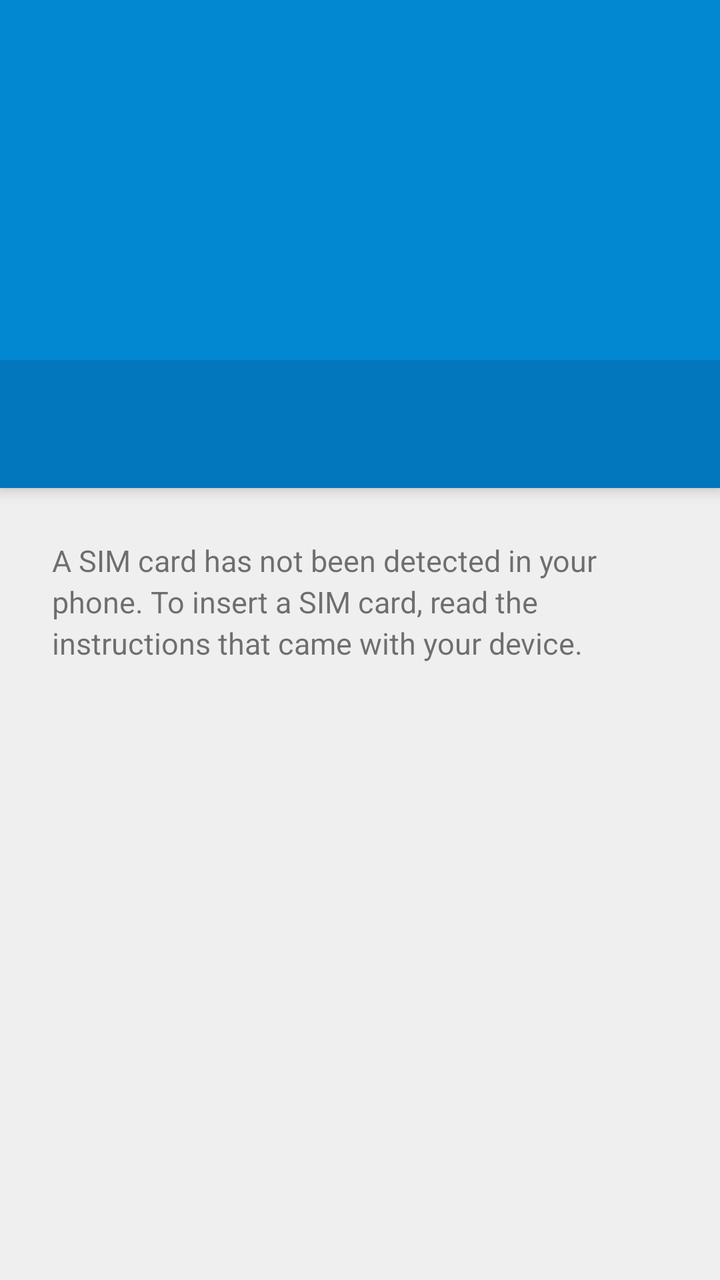
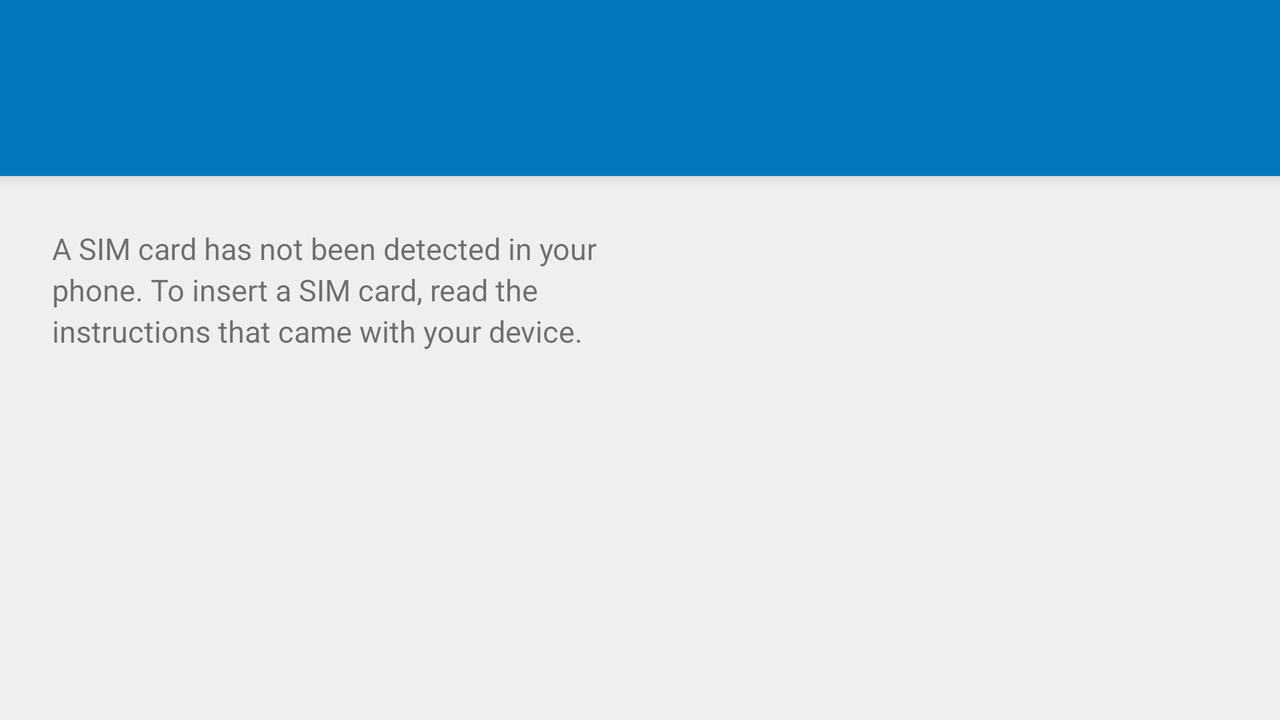

One screen, two layout resources from the same app: the default and the repository's alternative for another configuration. Each is rendered where Android would select it; the XML of both is given below.
<!-- AndroidManifest.xml: application theme Theme.Setup -->
<!-- res/layout/sim_missing_page.xml -->
<?xml version="1.0" encoding="utf-8"?>
<LinearLayout xmlns:android="http://schemas.android.com/apk/res/android"
              android:orientation="vertical"
              android:layout_width="match_parent"
              android:layout_height="match_parent">

    <include layout="@layout/header" />

    <FrameLayout android:id="@+id/page"
                 android:layout_width="match_parent"
                 android:layout_height="0dp"
                 android:layout_weight="1">

        <LinearLayout
            android:orientation="vertical"
            android:layout_width="match_parent"
            android:layout_height="match_parent"
            style="@style/PageContent">

            <TextView
                android:layout_width="match_parent"
                android:layout_height="wrap_content"
                android:id="@+id/sim_missing"
                style="@style/PageSummaryText"
                android:textSize="15sp"
                android:layout_marginBottom="@dimen/summary_margin_bottom"
                android:paddingLeft="@dimen/content_margin_left"
                android:paddingRight="@dimen/content_margin_right"
                android:text="@string/sim_missing_summary" />

            <ImageView
                android:id="@+id/sim_slot_image"
                android:layout_width="match_parent"
                android:layout_height="0px"
                android:layout_weight="1"
                android:scaleType="fitEnd"
                android:src="@drawable/sim"/>

        </LinearLayout>
    </FrameLayout>
</LinearLayout>
<!-- res/layout/header.xml (included above) -->
<?xml version="1.0" encoding="utf-8"?>
<RelativeLayout xmlns:android="http://schemas.android.com/apk/res/android"
                android:id="@+id/header"
                android:layout_width="match_parent"
                android:layout_height="@dimen/header_height"
                android:background="@color/header_bg"
                style="@style/Header">

    <TextView
        android:layout_width="match_parent"
        android:layout_height="@dimen/page_title_height"
        style="@style/PageTitle" />

</RelativeLayout>
<!-- resources referenced by this layout -->
<resources>
  <color name="header_bg">@color/primary</color>
  <dimen name="content_margin_left">26dp</dimen>
  <dimen name="content_margin_right">14dp</dimen>
  <dimen name="header_height">244dp</dimen>
  <dimen name="page_title_height">64dp</dimen>
  <dimen name="summary_margin_bottom">20dp</dimen>
  <string name="sim_missing_summary" product="tablet">A SIM card has not been detected in your tablet. To insert a SIM card, read the instructions that came with your device.</string>
  <style name="Header">
          <item name="android:elevation">4dp</item>
      </style>
  <style name="PageContent">
          <item name="android:background">@color/page_background</item>
          <item name="android:paddingTop">@dimen/content_margin_top</item>
      </style>
  <style name="PageSummaryText">
          <item name="android:id">@android:id/summary</item>
          <item name="android:lineSpacingExtra">@dimen/setup_line_spacing</item>
      </style>
  <style name="PageTitle">
          <item name="android:id">@android:id/title</item>
          <item name="android:textSize">22sp</item>
          <item name="android:textColor">@color/white</item>
          <item name="android:background">@color/primary_dark</item>
          <item name="android:layout_alignParentBottom">true</item>
          <item name="android:gravity">left|center_vertical</item>
          <item name="android:paddingLeft">@dimen/header_title_margin_left</item>
      </style>
  <color name="primary">#0288d1</color>
  <color name="page_background">#efefef</color>
  <dimen name="content_margin_top">26dp</dimen>
  <dimen name="setup_line_spacing">3sp</dimen>
  <color name="white">#ffffff</color>
  <color name="primary_dark">#0277bd</color>
  <dimen name="header_title_margin_left">26dp</dimen>
  <color name="accent">#0288d1</color>
  <style name="ActivityAnimations" parent="@android:style/Animation.Activity">
          <item name="android:activityOpenEnterAnimation">@anim/translucent_enter</item>
          <item name="android:activityOpenExitAnimation">@anim/translucent_exit</item>
          <item name="android:activityCloseEnterAnimation">@anim/translucent_enter</item>
          <item name="android:activityCloseExitAnimation">@anim/translucent_exit</item>
          <item name="android:taskToFrontEnterAnimation">@anim/translucent_enter</item>
          <item name="android:taskToFrontExitAnimation">@anim/translucent_exit</item>
          <item name="android:taskToBackEnterAnimation">@anim/translucent_enter</item>
          <item name="android:taskToBackExitAnimation">@anim/translucent_exit</item>
      </style>
  <style name="LocaleWidget.Material.LocalePicker" parent="LocaleWidget.LocalePicker">
          <item name="solidColor">@android:color/transparent</item>
          <item name="selectionDivider">@drawable/divider</item>
          <item name="selectionDividerHeight">1dip</item>
          <item name="internalLayout">@layout/locale_picker</item>
          <item name="internalMinWidth">64dip</item>
          <item name="internalMaxHeight">180dip</item>
          <item name="virtualButtonPressedDrawable">@null</item>
      </style>
  <style name="LocaleWidget.LocalePicker">
          <item name="android:orientation">vertical</item>
          <item name="android:fadingEdge">vertical</item>
          <item name="android:fadingEdgeLength">50dip</item>
      </style>
  <!-- drawable divider (drawable) -->
  <?xml version="1.0" encoding="utf-8"?>
  <shape xmlns:android="http://schemas.android.com/apk/res/android" >
      <solid android:color="@color/divider" />
      <size android:width="316dp" android:height="1px"/>
  </shape>
  <color name="divider">#40000000</color>
  <!-- some entries are left out for length -->
</resources>
<!-- res/layout-land/sim_missing_page.xml (the repository's variant of the layout above) -->
<!-- drawn on the phone turned sideways -->
<?xml version="1.0" encoding="utf-8"?>
<LinearLayout xmlns:android="http://schemas.android.com/apk/res/android"
              android:orientation="vertical"
              android:layout_width="match_parent"
              android:layout_height="match_parent">

    <include layout="@layout/header" />

    <FrameLayout android:id="@+id/page"
                 android:layout_width="match_parent"
                 android:layout_height="0dp"
                 android:layout_weight="1">

        <LinearLayout
            android:orientation="horizontal"
            android:layout_width="match_parent"
            android:layout_height="match_parent"
            style="@style/PageContent">

            <TextView
                android:layout_width="0px"
                android:layout_height="match_parent"
                android:layout_weight="1"
                android:id="@+id/sim_missing"
                style="@style/PageSummaryText"
                android:textSize="15sp"
                android:layout_marginBottom="@dimen/summary_margin_bottom"
                android:paddingLeft="@dimen/content_margin_left"
                android:paddingRight="@dimen/content_margin_right"
                android:text="@string/sim_missing_summary" />

            <ImageView
                android:id="@+id/sim_slot_image"
                android:layout_width="0px"
                android:layout_height="match_parent"
                android:layout_weight="1"
                android:scaleType="fitEnd"
                android:src="@drawable/sim"/>

        </LinearLayout>
    </FrameLayout>
</LinearLayout>
<!-- resources referenced by the variant -->
<!-- as the phone turned sideways resolves them -->
<resources>
  <!-- from res/values-land/ -->
  <color name="header_bg">@color/header_condensed_bg</color>
  <dimen name="content_margin_left">26dp</dimen>
  <dimen name="content_margin_right">14dp</dimen>
  <!-- from res/values-land/ -->
  <dimen name="header_height">@dimen/header_condensed_height</dimen>
  <dimen name="page_title_height">64dp</dimen>
  <dimen name="summary_margin_bottom">20dp</dimen>
  <string name="sim_missing_summary" product="tablet">A SIM card has not been detected in your tablet. To insert a SIM card, read the instructions that came with your device.</string>
  <style name="Header">
          <item name="android:elevation">4dp</item>
      </style>
  <style name="PageContent">
          <item name="android:background">@color/page_background</item>
          <item name="android:paddingTop">@dimen/content_margin_top</item>
      </style>
  <style name="PageSummaryText">
          <item name="android:id">@android:id/summary</item>
          <item name="android:lineSpacingExtra">@dimen/setup_line_spacing</item>
      </style>
  <style name="PageTitle">
          <item name="android:id">@android:id/title</item>
          <item name="android:textSize">22sp</item>
          <item name="android:textColor">@color/white</item>
          <item name="android:background">@color/primary_dark</item>
          <item name="android:layout_alignParentBottom">true</item>
          <item name="android:gravity">left|center_vertical</item>
          <item name="android:paddingLeft">@dimen/header_title_margin_left</item>
      </style>
  <color name="header_condensed_bg">@color/primary_dark</color>
  <dimen name="header_condensed_height">88dp</dimen>
  <color name="page_background">#efefef</color>
  <dimen name="content_margin_top">26dp</dimen>
  <dimen name="setup_line_spacing">3sp</dimen>
  <color name="white">#ffffff</color>
  <color name="primary_dark">#0277bd</color>
  <dimen name="header_title_margin_left">26dp</dimen>
  <color name="primary">#0288d1</color>
  <color name="accent">#0288d1</color>
  <style name="ActivityAnimations" parent="@android:style/Animation.Activity">
          <item name="android:activityOpenEnterAnimation">@anim/translucent_enter</item>
          <item name="android:activityOpenExitAnimation">@anim/translucent_exit</item>
          <item name="android:activityCloseEnterAnimation">@anim/translucent_enter</item>
          <item name="android:activityCloseExitAnimation">@anim/translucent_exit</item>
          <item name="android:taskToFrontEnterAnimation">@anim/translucent_enter</item>
          <item name="android:taskToFrontExitAnimation">@anim/translucent_exit</item>
          <item name="android:taskToBackEnterAnimation">@anim/translucent_enter</item>
          <item name="android:taskToBackExitAnimation">@anim/translucent_exit</item>
      </style>
  <style name="LocaleWidget.Material.LocalePicker" parent="LocaleWidget.LocalePicker">
          <item name="solidColor">@android:color/transparent</item>
          <item name="selectionDivider">@drawable/divider</item>
          <item name="selectionDividerHeight">1dip</item>
          <item name="internalLayout">@layout/locale_picker</item>
          <item name="internalMinWidth">64dip</item>
          <item name="internalMaxHeight">180dip</item>
          <item name="virtualButtonPressedDrawable">@null</item>
      </style>
  <style name="LocaleWidget.LocalePicker">
          <item name="android:orientation">vertical</item>
          <item name="android:fadingEdge">vertical</item>
          <item name="android:fadingEdgeLength">50dip</item>
      </style>
  <!-- drawable divider (drawable) -->
  <?xml version="1.0" encoding="utf-8"?>
  <shape xmlns:android="http://schemas.android.com/apk/res/android" >
      <solid android:color="@color/divider" />
      <size android:width="316dp" android:height="1px"/>
  </shape>
  <color name="divider">#40000000</color>
  <!-- some entries are left out for length -->
</resources>
